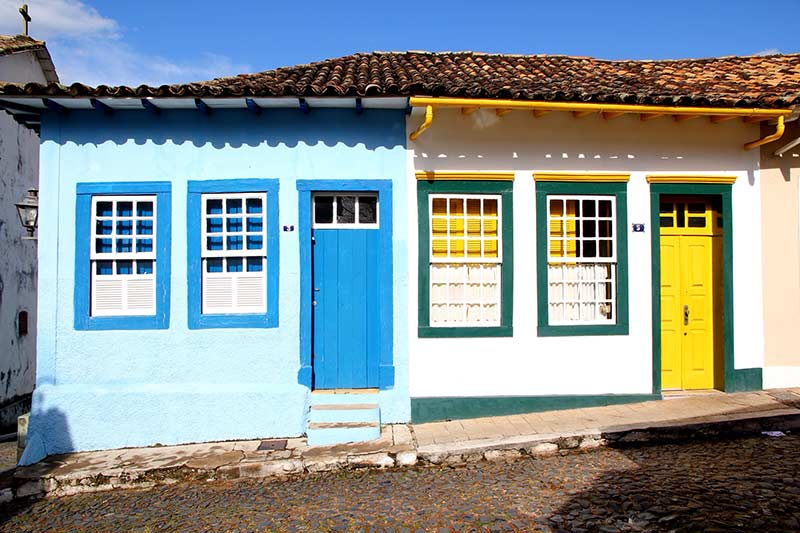
#> input picture images/20171026casas-coloniais-55.jpg, 800 x 533 px
$ python bordatres.py images/20171026casas-coloniais-55.jpg images/colored_1.jpg
#> lines starting #> are read from the running program, lines starting #| are printed output that depends on the picture
# Importar as bibliotecas
import sys
from PIL import Image, ImageFilter

def run(arg01, arg02):

    # Abrir a Imagem
#> called with arg01 = 'images/20171026casas-coloniais-55.jpg', arg02 = 'images/colored_1.jpg'
    img1 = Image.open(arg01)
#> img1 is the input picture: PIL image 800x533 RGB; mean R, G, B 135.3, 148, 150.7

    # Criar o Kernel
    kernel = ImageFilter.Kernel((3, 3), (-1, -1, -1, -1, 8, -1, -1, -1, -1), 1, 0)

    # Aplicar o filtro na imagem
    img2 = img1.filter(kernel)
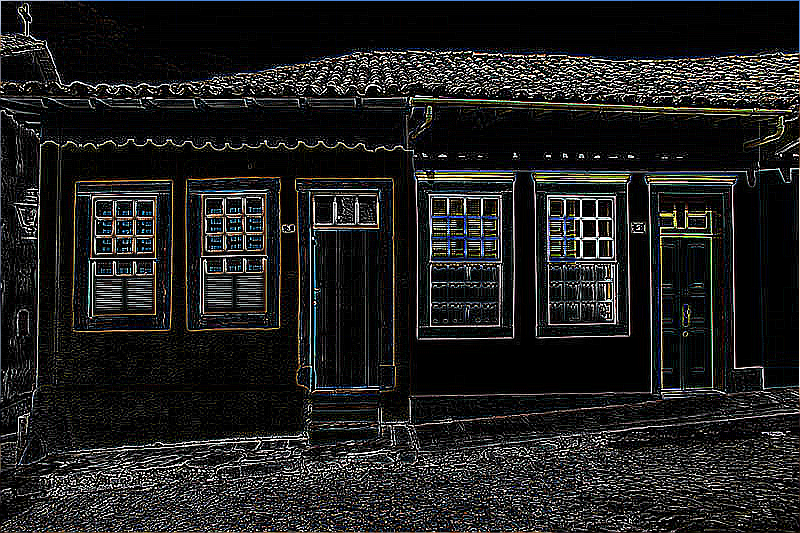
#> img2: PIL image 800x533 RGB; mean R, G, B 31.3, 31.4, 30.7

    # Salvar a imagem
    img2.save(arg02)

if __name__ == "__main__":
    run(sys.argv[1], sys.argv[2])
